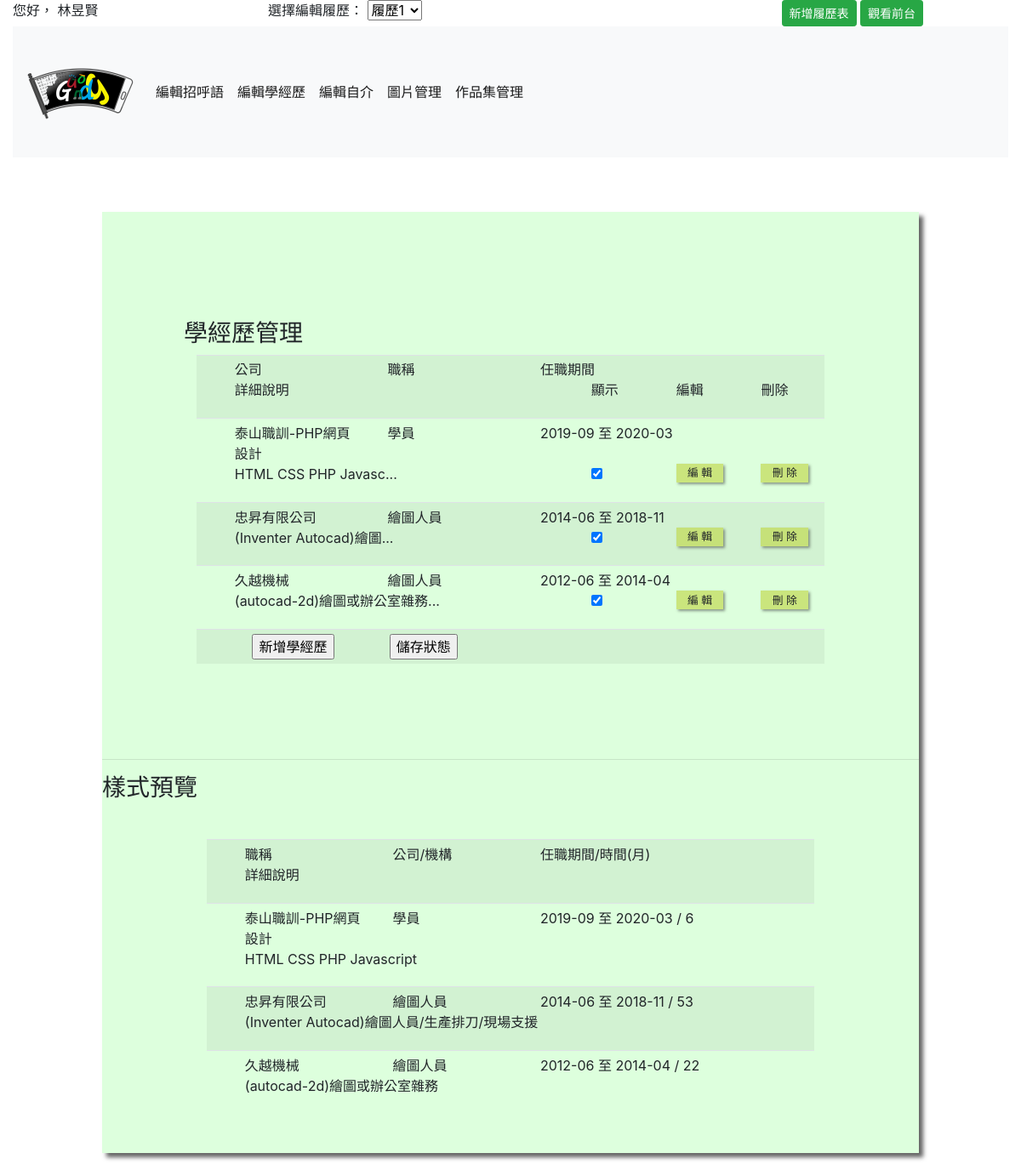
/admin.php?do=workExp&resumeID=1 (signed in), run on the app's committed database.
### tables this page shows
CREATE TABLE `resume_userbasicdata` (
  `id` int(10) NOT NULL,
  `name` varchar(20) NOT NULL,
  `acc` varchar(20) NOT NULL,
  `pw` varchar(20) NOT NULL,
  `path` text NOT NULL,
  `fName` varchar(20) NOT NULL
);

CREATE TABLE `resume_workexp` (
  `id` int(10) NOT NULL,
  `userID` int(10) NOT NULL,
  `company` varchar(20) NOT NULL,
  `title` varchar(20) NOT NULL,
  `seniority` int(11) NOT NULL,
  `join-time` date NOT NULL,
  `end-time` date NOT NULL,
  `description` text NOT NULL
);

CREATE TABLE `resume_resume` (
  `id` int(10) NOT NULL,
  `resumeName` varchar(20) NOT NULL COMMENT '履歷表名稱',
  `userID` int(10) NOT NULL,
  `sayHellow` text NOT NULL,
  `selfInterduction` text NOT NULL,
  `workExp` text NOT NULL,
  `portfolio` text NOT NULL
);

### base.php (called while the page is built, shortened)
<?php
$dsn="mysql:host=localhost;charset=utf8;dbname=resume";
$pdo=new PDO($dsn,"root","");
function chkG($a,...$b){
  if(!empty($_GET[$a])){
    return $_GET[$a];
  }else{
    if(!empty($b)){
      return $b[0];
    }else{
      return "";
    }
  }
}
function chkSS($a,...$b){
  if(!empty($_SESSION[$a])){
    return $_SESSION[$a];
  }else{
    if(!empty($b)){
      return $b[0];
    }else{
      return "";
    }
  }
}
function find($table,...$arg){
  global $pdo;
  $sql="select * from $table where ";
  if(is_array($arg[0])){
    foreach($arg[0] as $key => $value){
      $tmp[]=sprintf("`%s`='%s'",$key,$value);
    }
    $sql=$sql . implode(" && ",$tmp);
  }else{
    $sql=$sql . " `id`='".$arg[0]."'";
  }
  return $pdo->query($sql)->fetch(PDO::FETCH_ASSOC);
}
function all($table,...$arg){
  global $pdo;
  $sql="select * from $table";
    if(!empty($arg[0])){
      foreach($arg[0] as $key => $value){
        $tmp[]=sprintf("`%s`='%s'",$key,$value);
      }
      $sql=$sql . " where " . implode(" && ",$tmp);
    }
  return $pdo->query($sql)->fetchAll();
}
function q($sql){
  global $pdo;
  return $pdo->query($sql)->fetchAll();
}
?>

### admin/workExp.php (the view, shortened to what this page needs)
<?php
	include_once "./base.php";
	$table=chkG('do');
	$lab="學經歷";
	$userID=chkSS('login');
	if(isset($_GET['resumeID'])){
		$resumeID=$_GET['resumeID'];
	}else{
		$temp=find('resume_resume',['userID'=>$userID])['id'];
		$_GET['resumeID']=$resumeID=$temp;
	}
	$show=unserialize(find('resume_resume',$resumeID)[$do]);
?>
<div class=row>
<h3><?=$lab;?>管理</h3>
	<form class="col-12 container" style="width:120%;" action="./api/saveResume.php" method="post">
		<table class="table table-striped table-sm">
		<?php
		$data=['userID'=>$userID];
		$rows=all("resume_$table",$data);
		?>
			<tr><td class="d-none d-md-block">
				<ul class="row" style="list-style:none;">
					<li class="col-12 col-md-3 border-2 border-primary">公司</li>
					<li class="col-12 col-md-3 border-2 border-primary">職稱</li>
					<li class="col-12 col-md-6">任職期間</li>
					<li class="col-12 col-md-7">詳細說明</li>
					<li class="col">顯示</li>
					<li class="col">編輯</li>
					<li class="col">刪除</li>
				</ul>
			</td></tr>
			<?php
				foreach($rows as $n){
				?>
			<tr><td>
				<ul class="row" style="list-style:none;">
					<li class="col-12 col-md-3 border-2 border-primary">
						<?=$n['company'];?>
					</li>
					<li class="col-12 col-md-3 border-2 border-primary">
						<?=$n['title'];?>
					</li>
					<li class="col-12 col-md-6">
						<?=substr($n['join-time'],0,7) . " 至 " . substr($n['end-time'],0,7);?>
					</li>
					<li class="col-12 col-md-7" onmouseover="showData(this)" onmouseout="hideData(this)">
						<?=mb_substr($n['description'],0,20) . "...";?>
					</li>
					<li class="col">
						<input type='checkbox' name='sh[]' id=<?="sh" . $n['id'];?>
						value=<?=$n['id'];?> <?=(in_array($n['id'],$show))?"checked":"";?>>
					</li>
					<li class="col">
						<div name='editBtn' class="button text-center"
						 onclick="op('#cover','#cvr','./modal/editData.php?table=<?=$table;?>&id=<?=$n['id'];?>')">
						 編 輯
						</div>
					</li>
					<li class="col">
						<div name='deleteBtn' class="button text-center"
						 onclick="op('#cover','#cvr','./modal/deleteData.php?table=<?=$table;?>&id=<?=$n['id'];?>')">
						 刪 除
						</div>
					</li>
				</ul>
			</td></tr>
				<?php
				}
			?>
			<tr><td>
						<input type="button" value="新增<?=$lab;?>" class=offset-1
						 onclick="op('#cover','#cvr','./modal/editData.php?table=<?=$table;?>')">
						<input type="submit" value="儲存狀態" class=offset-1>
			</td></tr>
		</table>
	</form>
</div>

### admin/adminTitle.php (shortened to what this page needs)
<?php
$nRes=chkG('resumeID');
?>
<div class="container-fluid">
    <div class="row">
		<div class="col-12 col-md-3">
            您好，
			<?php
            echo find("resume_userBasicData",$user)['name'];
            ?>
        </div>
        <div class="col-7 col-md-5">
            <span class=hidden-xs>選擇編輯履歷：</span>
            <select name="nowRes" id="nowRes" onchange=reld()>
                <?php
            foreach($resumes as $k=>$res){
                $chked=($nRes==$res['id'])?'selected':"";
                ?>
                <option value="<?=$res['id'];?>" label=<?=$res['resumeName'];?> <?=$chked;?>></option>
                <?php
            }
            ?>
            </select>
        </div>
        <div class="col-5 col-md-3 text-right">
            <a href="?do=addRes">
                <button type="button" class="btn btn-sm btn-success" id=addRes>新增履歷表</button>
            </a>
            <a href="./?nRes=<?=$nRes;?>">
		    	<button type="button" class="btn btn-sm btn-success" id=front >觀看前台</button>
            </a>
        </div>
	</div>
    <div class="navbar navbar-expand-lg navbar-light bg-light">
      <a class="navbar-brand" href="#"><img src="./icon/gundog02.ico" alt=""></a>
      <div class="collapse navbar-collapse" id="navbarSupportedContent">
        <ul class="navbar-nav mr-auto" >
          <li class="nav-item active">
            <a class="nav-link" href="?do=sayHellow&resumeID=<?=$nRes;?>">編輯招呼語</a>
          </li>
          <li class="nav-item active">
            <a class="nav-link" href="?do=workExp&resumeID=<?=$nRes;?>">編輯學經歷</a>
          </li>
          <li class="nav-item active">
            <a class="nav-link" href="?do=selfInterduction&resumeID=<?=$nRes;?>">編輯自介</a>
          </li>
          <li class="nav-item active">
            <a class="nav-link" href="?do=image&resumeID=<?=$nRes;?>">圖片管理</a>
          </li>
          <li class="nav-item active">
            <a class="nav-link" href="?do=portfolio&resumeID=<?=$nRes;?>">作品集管理</a>
          </li>
        </ul>
      </div>
    </div>
</div>

### front/workExp.php (shortened to what this page needs)
<?php
			$do="workExp";
?>
<div id=font-<?=$do;?> class=normalArea >
	<?php
	$dataID=unserialize(find('resume_resume',$nRes)[$do]);
	?>
	<table class="table table-striped table-sm">
		<tr><td class="d-none d-md-block">
			<ul class="row" style="list-style:none;">
				<li class="col-12 col-md-3 border-2 border-primary">職稱</li>
				<li class="col-12 col-md-3 border-2 border-primary">公司/機構</li>
				<li class="col-12 col-md-5">任職期間/時間(月)</li>
				<li class="col-12 col-md-7">詳細說明</li>
			</ul>
		</td></tr>
		<?php
		if(!empty($dataID)){
			foreach($dataID as $id){
				$n=q("SELECT * , TIMESTAMPDIFF( MONTH , `join-time` , `end-time` ) AS df FROM resume_$do where `id`=$id")['0'];
			?>
		<tr><td>
			<ul class="row" style="list-style:none;">
				<li class="col-12 col-md-3 border-2 border-primary">
					<?=$n['company'];?>
				</li>
				<li class="col-12 col-md-3 border-2 border-primary">
					<?=$n['title'];?>
				</li>
				<li class="col-12 col-md-6">
					<?=substr($n['join-time'],0,7) . " 至 " . substr($n['end-time'],0,7);?>
					/
					<?=$n['df'];?>
				</li>
				<li class="col-12 col-md-7" >
					<?=$n['description'];?>
				</li>
			</ul>
		</td></tr>
			<?php
			}
		}
		?>
	</table>
</div>

### css/userCss.css (style rules this page uses)
* { box-sizing:border-box; position:relative; }
.normalArea { margin:1vw; }
.button { width:80%; max-width:5em; background: rgba(194, 219, 84, 0.7); box-shadow: 2px 2px 3px rgba(50,50,50,0.5); font-size: .8em; padding:1.5px; }

### data on the page
resume_userbasicdata: name "林昱賢"
resume_workexp: company "泰山職訓-PHP網頁設計", title "學員", substr "2019-09", substr "2020-03", description "HTML CSS PHP Javasc", df "6", description "HTML CSS PHP Javascript"
resume_resume: workExp "☑"
resume_workexp: company "忠昇有限公司", title "繪圖人員", substr "2014-06", substr "2018-11", description "(Inventer Autocad)繪圖", df "53", description "(Inventer Autocad)繪圖人員/生產排刀/現場支援"
resume_workexp: company "久越機械", title "繪圖人員", substr "2012-06", substr "2014-04", description "(autocad-2d)繪圖或辦公室雜務", df "22"

### other printed values
$lab "學經歷"
